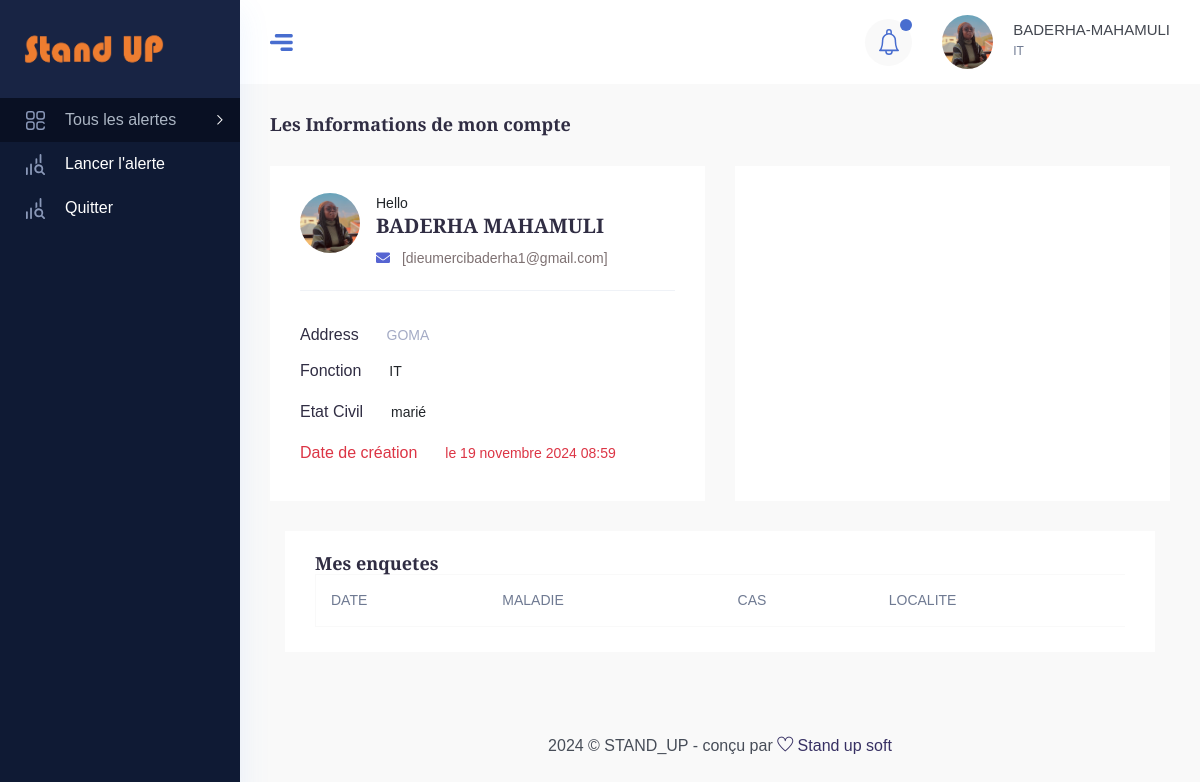
The app's page /enqueteur/compte1/1 (signed in) with its own data.
### STAND_UP_APP/models.py (models this page shows)
class User(AbstractUser):
    Photo=models.ImageField(upload_to="Images/", blank=True)
    statut=models.CharField(default="ENQUETEUR", max_length=100)
    Organisation=models.CharField(default="-",max_length=500)
    Lieu=models.CharField(default="-",max_length=200)
    Nom=models.CharField(default="-", max_length=20)
    Dates=models.DateTimeField(auto_now=True)
    Etat_civil=models.CharField(default="Célibataire", max_length=100)
    Stand_up=models.BooleanField(default="True")
    Matricule=models.CharField(default="---", max_length=50)
    Tel=models.CharField(default="---", max_length=50)

### STAND_UP_USER/views.py (the view)
# urls.py: path('compte1/<str:id>', compte1, name="compte1"),
@login_required
def compte1(request, id):
    current_site=get_current_site(request)
    ut=request.user
    compteuser=User.objects.get(id=id)
    menquete=Alerte.objects.filter(Enqueteur=ut.username)
    context={
        'compteuser':compteuser,
        'ut':request.user,
        "domain":current_site.domain,
        'menquete':menquete,
        'notif':Alerte.objects.filter(Dates__date=auj),
    }
    return render(request, "compte1.html", context)

### Templates/compte1.html (shortened to what this page needs)
<!DOCTYPE html>
{% load static %}
<html lang="zxx">
<head>
    <link rel="stylesheet" href="{% static 'css/bootstrap.min.css' %}" />
    <link rel="stylesheet" href="{% static 'vendors/themefy_icon/themify-icons.css' %}" />
    <link rel="stylesheet" href="{% static 'vendors/niceselect/css/nice-select.css' %}" />
    <link rel="stylesheet" href="{% static 'vendors/owl_carousel/css/owl.carousel.css' %}" />
    <link rel="stylesheet" href="{% static 'vendors/gijgo/gijgo.min.css' %}" />
    <link rel="stylesheet" href="{% static 'vendors/font_awesome/css/all.min.css' %}" />
    <link rel="stylesheet" href="{% static 'vendors/tagsinput/tagsinput.css' %}" />
    <link rel="stylesheet" href="{% static 'vendors/datepicker/date-picker.css' %}" />
    <link rel="stylesheet" href="{% static 'vendors/vectormap-home/vectormap-2.0.2.css' %}" />
    <link rel="stylesheet" href="{% static 'vendors/scroll/scrollable.css' %}" />
    <link rel="stylesheet" href="{% static 'vendors/datatable/css/jquery.dataTables.min.css' %}" />
    <link rel="stylesheet" href="{% static 'vendors/datatable/css/responsive.dataTables.min.css' %}" />
    <link rel="stylesheet" href="{% static 'vendors/datatable/css/buttons.dataTables.min.css' %}" />
    <link rel="stylesheet" href="{% static 'vendors/text_editor/summernote-bs4.css' %}" />
    <link rel="stylesheet" href="{% static 'vendors/morris/morris.css' %}">
    <link rel="stylesheet" href="{% static 'vendors/material_icon/material-icons.css' %}" />
    <link rel="stylesheet" href="{% static 'css/metisMenu.css' %}">
    <link rel="stylesheet" href="{% static 'css/style.css' %}" />
    <link rel="stylesheet" href="{% static 'css/colors/default.css' %}" id="colorSkinCSS">
</head>
<body class="crm_body_bg">
    <nav class="sidebar dark_sidebar">
        <div class="logo d-flex justify-content-between">
        <a class="large_logo" href="{% url 'accueil1' %}"><img style="width: 140px; height:50px;" src="{% static 'img/stand.png' %}" alt=""></a>
        </div>
        <ul id="sidebar_menu">
        <li class="">
        <a class="has-arrow" href="{% url 'accueil1' %}" aria-expanded="false">
        <div class="nav_icon_small">
        <img src="{% static 'img/menu-icon/1.svg' %}" alt="">
        </div>
        <div class="nav_title">
        <span>Tous les alertes </span>
        </div>
        </a>
        </li>
        <li class="">
        <a href="{% url 'indexs' %}" aria-expanded="false">
        <div class="nav_icon_small">
        <img src="{% static 'img/menu-icon/5.svg' %}" alt="">
        </div>
        <div class="nav_title">
        <span>Lancer l'alerte</span>
        </div>
        </a>
        </li>
        <li class="">
            <a href="{% url 'deconnexion' %}" aria-expanded="false">
            <div class="nav_icon_small">
            <img src="{% static 'img/menu-icon/5.svg' %}" alt="">
            </div>
            <div class="nav_title">
            <span>Quitter</span>
            </div>
            </a>
        </li>
        </nav>
    <section class="main_content dashboard_part large_header_bg">
        <div class="container-fluid no-gutters">
        <div class="row">
        <div class="col-lg-12 p-0 ">
        <div class="header_iner d-flex justify-content-between align-items-center">
        <div class="line_icon open_miniSide d-none d-lg-block">
        <img src="{% static 'img/line_img.png' %}" alt="">
        </div>
        <div class="header_right d-flex justify-content-between align-items-center">
        <div class="header_notification_warp d-flex align-items-center">
        <li>
        <a class="bell_notification_clicker nav-link-notify" href="#"> <img src="{% static 'img/icon/bell.svg' %}" alt="">
        </a>
            </li>
            </div>
        <div class="profile_info d-flex align-items-center">
        <div class="profile_thumb mr_20">
        <img src="{{ut.Photo.url}}" alt="#">
        </div>
        <div class="author_name">
        <h4 class="f_s_15 f_w_500 mb-0">{{ut.Nom}}-{{ut.first_name}}</h4>
        <p class="f_s_12 f_w_400">{{ut.statut}}</p>
        </div>
        </div>
        </div>
        </div>
        </div>
        </div>
        </div>
<div class="main_content_iner overly_inner ">
<div class="container-fluid p-0 ">
<div class="row">
<div class="col-12">
<div class="main-title mb_30">
<h3 class="m-0">Les Informations de mon compte</h3>
</div>
</div>
<div class="col-lg-6 ">
<div class="white_card card_height_100 mb_30">
<div class="white_card_header pb-0">
</div>
<div class="white_card_body">
<div class="media mb_30 border_bottom_1px pb-3">
<img class="mr-3 rounded-circle mr-0 mr-sm-3" src="{{ut.Photo.url}}" alt="" width="60" height="60">
<div class="media-body">
<span>Hello</span>
<h4 class="mb-2">{{ut.Nom}} {{ut.first_name}}</h4>
<p class="mb-1"> <span><i class="fa fa-envelope mr-2 text-primary"></i></span>
<a href="https://demo.dashboardpack.com/cdn-cgi/l/email-protection" class="__cf_email__" data-cfemail="78101d141417381d00191508141d561b1715">[{{ut.email}}]</a>
</p>
</div>
</div>
<ul class="card-profile__info">
<li>
<h5 class="mr-4">Address</h5>
<span class="text-muted">{{ut.Lieu}}</span>
</li>
<li class="mb-1">
<h5 class="mr-4">Fonction</h5>
<span>{{ut.statut}}</span>
</li>
<li class="mb-1">
    <h5 class="mr-4">Etat Civil</h5>
    <span>{{ut.Etat_civil}}</span>
    </li>
<li>
<h5 class="text-danger mr-4">Date de création </h5>
<span class="text-danger">le {{ut.Dates}}</span>
</li>
</ul>
</div>
</div>
</div>
<div class="col-lg-6">
<div class="white_card card_height_100 mb_30">
<div class="white_card_header">
</div>
</div>
</div>
</div>
<div class="col-lg-12">
<div class="white_card mb_30 card_height_100">
<div class="white_card_header pb-0">
<div class="box_header m-0">
<div class="main-title">
<h3 class="m-0">Mes enquetes</h3>
</div>
</div>
</div>
<div class="white_card_body pt-0">
<div class="QA_section">
<div class="QA_table mb-0 transaction-table">
<div class="table-responsive">
<table class="table  ">
    <thead>
        <tr>
        <th scope="col">DATE</th>
        <th scope="col">MALADIE</th>
        <th scope="col">CAS</th>
        <th scope="col">LOCALITE</th>
        </tr>
</thead>
</table>
</div>
</div>
</div>
</div>
</div>
</div>
</div>
</div>
<div class="footer_part">
<div class="container-fluid">
<div class="row">
<div class="col-lg-12">
    <div class="footer_iner text-center">
        <p>2024 © STAND_UP - conçu par <a href="#"> <i class="ti-heart"></i> </a><a href="#"> Stand up soft</a></p>
        </div>
</div>
</div>
</div>
</div>
</section>
</body>
</html>

### STAND_UP_APP/static/css/metisMenu.css (style rules this page uses)
.metismenu .has-arrow { position:relative }
.metismenu .has-arrow::after { position:absolute;content:'';transform:rotate(-90deg) translate(0,-50%);transform-origin:top;top:50%;transition:all .3s ease-out;right:40px;content:"\e64b";font-family:themify;color:#a5adc6;font-weight:600;font-size:14px }

### records on screen
User: Photo (picture), Nom "BADERHA", first_name "MAHAMULI", statut "IT", email "dieumercibaderha1@gmail.com", Lieu "GOMA", Etat_civil "marié", Dates "19 novembre 2024 08:59"
